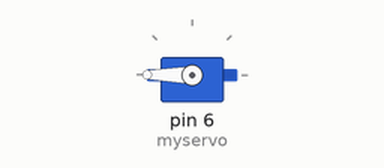
Bench run of a sketch on a simulated Arduino Uno, built with avr-gcc and run on an emulated ATmega328P. Shown: servo.

Above: at 0.05 s.
Timing chart, 0 to 3.7 s (numbered marks = the images above):
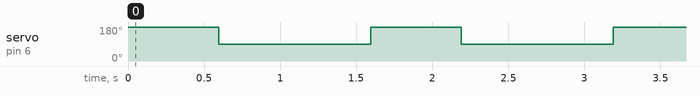

Measured:
- by itself, servo on pin 6 (myservo): alternates 180° for 0.60 s and 90° for 1.0 s

The sketch:

Sweep.ino
```cpp
#include <Servo.h>

Servo myservo;

int pos = 0;

void setup()
{
  myservo.attach(6);
  myservo.write(90);

}

void loop()
{
//  myservo.write(360);
//  delay(10);
//  myservo.write(90);
//  delay(80);
  myservo.write(360);
  delay(595);
  myservo.write(90);
  delay(1000);
//  for (pos = 0; pos <= 180; pos += 1) {
//    myservo.write(pos);
//    delay(100);
//  }
//  for (pos = 180; pos >= 0; pos -= 1) {
//    myservo.write(pos);
//    delay(100);
//  }
}
```
